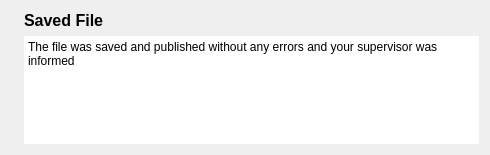
<?xml version="1.0" encoding="UTF-8"?>
<ui version="4.0">
 <class>Form</class>
 <widget class="QWidget" name="Form">
  <property name="geometry">
   <rect>
    <x>0</x>
    <y>0</y>
    <width>490</width>
    <height>155</height>
   </rect>
  </property>
  <property name="windowTitle">
   <string>Form</string>
  </property>
  <layout class="QVBoxLayout" name="verticalLayout">
   <item>
    <layout class="QFormLayout" name="formLayout">
     <property name="fieldGrowthPolicy">
      <enum>QFormLayout::AllNonFixedFieldsGrow</enum>
     </property>
     <property name="verticalSpacing">
      <number>6</number>
     </property>
     <property name="bottomMargin">
      <number>0</number>
     </property>
     <item row="1" column="0">
      <widget class="QLabel" name="lblImg">
       <property name="maximumSize">
        <size>
         <width>48</width>
         <height>48</height>
        </size>
       </property>
       <property name="text">
        <string/>
       </property>
       <property name="pixmap">
        <pixmap resource="../../../img/img.qrc">:/btn/btn/btnAccept48.png</pixmap>
       </property>
      </widget>
     </item>
     <item row="1" column="1">
      <widget class="QLabel" name="lblTitle">
       <property name="font">
        <font>
         <pointsize>12</pointsize>
         <weight>75</weight>
         <bold>true</bold>
        </font>
       </property>
       <property name="text">
        <string>Saved File</string>
       </property>
      </widget>
     </item>
     <item row="2" column="1">
      <widget class="QPlainTextEdit" name="edtText">
       <property name="frameShape">
        <enum>QFrame::NoFrame</enum>
       </property>
       <property name="documentTitle">
        <string/>
       </property>
       <property name="readOnly">
        <bool>true</bool>
       </property>
       <property name="plainText">
        <string>The file was saved and published without any errors and your supervisor was informed</string>
       </property>
       <property name="backgroundVisible">
        <bool>false</bool>
       </property>
       <property name="centerOnScroll">
        <bool>false</bool>
       </property>
      </widget>
     </item>
    </layout>
   </item>
  </layout>
 </widget>
 <resources>
  <include location="../../../img/img.qrc"/>
 </resources>
 <connections/>
</ui>
